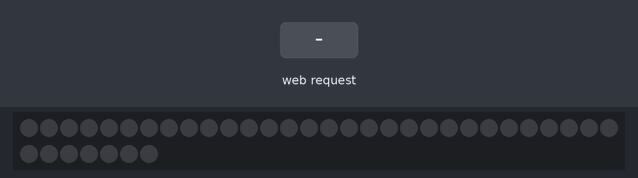
The program below on a simulated ESP8266 (NodeMCU). Shown: 37 RGB LEDs in strip order, left to right, continuing on the next row. The inputs (shaded band) are chosen by the test bench. Dim RGB values are drawn brighter than linear; WiFi joins after 1.5 s; servers stay silent unless stated; what the program prints to the serial monitor is not drawn.

Above: at 2.7 s.
2.8 s: HTTP request GET /setcolor?color=120&brightness=120 received
At 3.6 s:
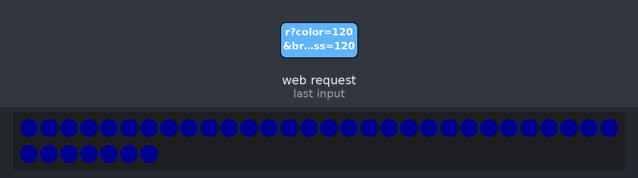
4.3 s: HTTP request GET /setcolor received
At 4.7 s:
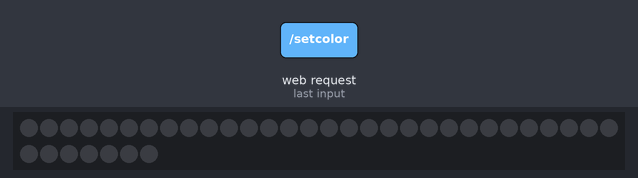
Timing chart, 0 to 7.3 s (numbered marks = the images above; inputs shaded):
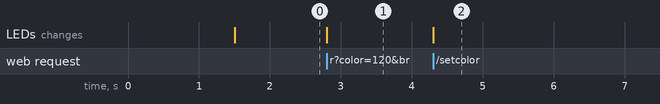

Measured:
- after the input at 2.8 s, the LEDs: change at once (image 1)
- after the input at 4.3 s, the LEDs: change at once (image 2)

The program:

main.cpp
```cpp
#include <Adafruit_NeoPixel.h>
#include <ESP8266WiFi.h>
#include <ESP8266WebServer.h>

// Define el número de LEDs
#define NUM_LEDS 37

// Crea un objeto NeoPixel
Adafruit_NeoPixel pixels = Adafruit_NeoPixel(NUM_LEDS, D1, NEO_GRB + NEO_KHZ800);

// Crea un objeto WebServer
ESP8266WebServer server(80);

// Variable para almacenar los colores
uint8_t colors[NUM_LEDS][3];
uint8_t brightness = 255;  // Brillo inicial
uint32_t color;


void handleRoot() {
  // Envía la página web al cliente
  String html = "<html><head><title>Control de LEDs</title></head><body>";

  // Botones para seleccionar el color
  html += "<h2>Color</h2>";
  html += "<button onclick=\"setColor('FF0000')\">Rojo</button>";
  html += "<button onclick=\"setColor('00FF00')\">Verde</button>";

  // Rango para ajustar el brillo
  html += "<h2>Brillo</h2>";
  html += "<input type=\"range\" id=\"brightnessSlider\" min=\"0\" max=\"255\" value=\"" + String(brightness) + "\" onchange=\"updateBrightness(this.value)\">";

  // Script para enviar los datos al servidor sin necesidad de enviar el formulario
  html += "<script>";
  html += "function setColor(color) {";
  html += "  var xhttp = new XMLHttpRequest();";
  html += "  xhttp.open('POST', '/setcolor?color=' + color + '&brightness=' + document.getElementById('brightnessSlider').value, true);";
  html += "  xhttp.send();";
  html += "}";
  html += "function updateBrightness(value) {";
  html += "  var xhttp = new XMLHttpRequest();";
  html += "  xhttp.open('POST', '/setcolor?color=' + document.getElementById('color').value + '&brightness=' + value, true);";
  html += "  xhttp.send();";
  html += "}";
  html += "</script>";

  html += "</body></html>";
  server.send(200, "text/html", html);
}

void handleSetcolor() {
  // Obtiene el color y el brillo de la solicitud
  color = strtoul(server.arg("color").substring(1).c_str(), NULL, 16);
  int newBrightness = atoi(server.arg("brightness").c_str());

  // Actualiza el brillo
  brightness = newBrightness;
  pixels.setBrightness(brightness);

  // Extrae los componentes RGB
  uint8_t red = (color >> 16) & 0xFF;
  uint8_t green = (color >> 8) & 0xFF;
  uint8_t blue = color & 0xFF;

  // Actualiza todos los LEDs
  for (int i = 0; i < NUM_LEDS; i++) {
    pixels.setPixelColor(i, pixels.Color(red, green, blue));
  }
  pixels.show();

  // Redirige al cliente a la página principal
  server.sendHeader("Location", "/", true);
  server.send(302, "text/plain", "");
}


void setup() {
  // Inicializa la comunicación serial
  Serial.begin(115200);

  // Inicializa WiFi
  WiFi.begin("", "");
  while (WiFi.status() != WL_CONNECTED) {
    delay(500);
    Serial.print(".");
  }
  Serial.println("");
  Serial.println("WiFi conectado");

  // Inicializa los LEDs
  pixels.begin();
  pixels.clear();

  // Configura el servidor web
  server.on("/", handleRoot);
  server.on("/setcolor", handleSetcolor);
  server.begin();
  Serial.println("Servidor web iniciado");
}

void loop() {
  // Atiende las solicitudes del servidor web
  server.handleClient();

  // Muestra los cambios en los LEDs
  pixels.show();
}
```
